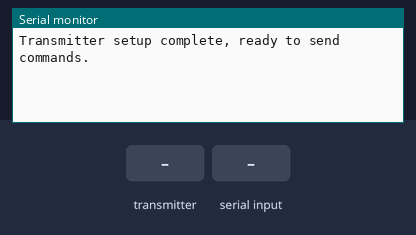
This sketch was run on a simulated ESP32. Shown: the last lines printed to the serial monitor. The inputs (shaded band) are chosen by the test bench.

Above: at 1.2 s.
1.3 s: the transmitter starts sending command = on
At 1.61 s:
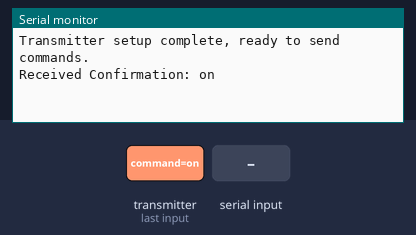
3.3 s: "on\n" received over Serial
At 3.61 s:
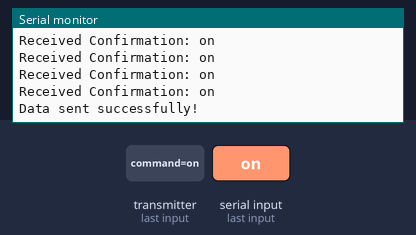
4.8 s: the transmitter starts sending command = off
At 5.11 s:
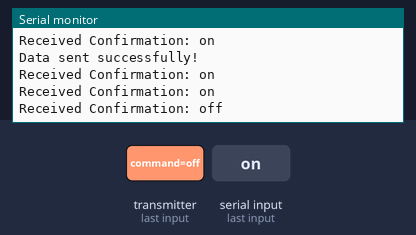
6.8 s: the transmitter starts sending command = calibrate
At 7.11 s:
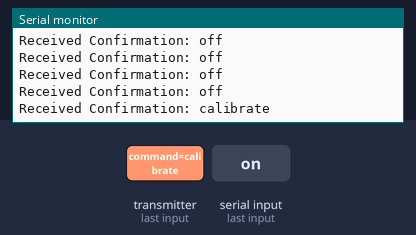
8.8 s: the transmitter starts sending command = threshold
At 9.11 s:
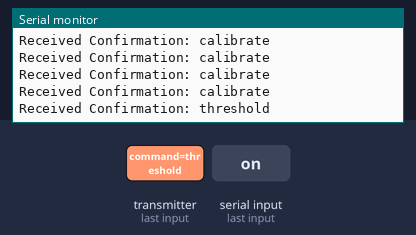

Measured:
- after the input at 1.3 s, the serial monitor: prints a new line at once (image 1)
- after the input at 3.3 s, the serial monitor: prints a new line at once (image 2)
- after the input at 4.8 s, the serial monitor: prints a new line at once (image 3)
- after the input at 6.8 s, the serial monitor: prints a new line at once (image 4)
- after the input at 8.8 s, the serial monitor: prints a new line at once (image 5)

The sketch:

maincode.ino
```cpp
#include <esp_now.h>
#include <WiFi.h>

uint8_t receiverMacAddress[] = { 0xD0, 0xEF, 0x76, 0x57, 0xF4, 0x3C };

typedef struct struct_message {
  char command[32];
  int value;
} struct_message;

struct_message outgoingData;
struct_message incomingData;

void sendData() {
  esp_err_t result = esp_now_send(receiverMacAddress, (uint8_t *)&outgoingData, sizeof(outgoingData));
  if (result == ESP_OK) {
    Serial.println("Data sent successfully!");
  } else {
    Serial.println("Error sending data.");
  }
}

void onDataRecv(const esp_now_recv_info* recv_info, const uint8_t *data, int len) {
  memcpy(&incomingData, data, sizeof(incomingData));
  Serial.print("Received Confirmation: ");
  Serial.println(incomingData.command);
}

void setup() {
  Serial.begin(115200);
  WiFi.mode(WIFI_STA);
  esp_now_init();

  esp_now_peer_info_t peerInfo;
  memcpy(peerInfo.peer_addr, receiverMacAddress, 6);
  peerInfo.channel = 0;
  peerInfo.encrypt = false;
  esp_now_add_peer(&peerInfo);

  Serial.println("Transmitter setup complete, ready to send commands.");
  esp_now_register_recv_cb(onDataRecv);
}

void loop() {
  if (Serial.available()) {
    String input = Serial.readStringUntil('\n');

    if (input == "on") {
      strncpy(outgoingData.command, "on", sizeof(outgoingData.command) - 1);
      outgoingData.command[sizeof(outgoingData.command) - 1] = '\0';
      sendData();
    } else if (input == "off") {
      strncpy(outgoingData.command, "off", sizeof(outgoingData.command) - 1);
      outgoingData.command[sizeof(outgoingData.command) - 1] = '\0';
      sendData();
    } else if (input == "calibrate") {
      strncpy(outgoingData.command, "calibrate", sizeof(outgoingData.command) - 1);
      outgoingData.command[sizeof(outgoingData.command) - 1] = '\0';
      sendData();
    } else if (input.startsWith("threshold")) {
      int thresholdValue = input.substring(10).toInt();
      strncpy(outgoingData.command, "threshold", sizeof(outgoingData.command) - 1);
      outgoingData.command[sizeof(outgoingData.command) - 1] = '\0';
      outgoingData.value = thresholdValue;
      sendData();
    }
  }
}
```
